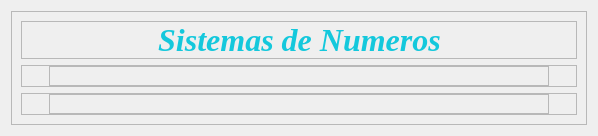
            <widget class="QWidget" name="page_uno">
             <layout class="QVBoxLayout" name="verticalLayout_11">
              <item>
               <widget class="QFrame" name="frame_9">
                <property name="styleSheet">
                 <string notr="true">QPushButton{
background-color:rgb(53, 53, 79);
color: rgb(20, 200, 220);
border-top-left-radius: 20px;
border-bottom-left-radius: 20px;
border-top-right-radius: 20px;
border-bottom-right-radius: 20px;
font: 75 12pt &quot;Arial Black&quot;;
}
QPushButton:hover{
background-color: rgb(20, 200, 220);
color: white;
border-top-left-radius: 20px;
border-bottom-left-radius: 20px;
border-top-right-radius: 20px;
border-bottom-right-radius: 20px;
font: 75 12pt &quot;Arial Black&quot;;
}</string>
                </property>
                <property name="frameShape">
                 <enum>QFrame::StyledPanel</enum>
                </property>
                <property name="frameShadow">
                 <enum>QFrame::Raised</enum>
                </property>
                <layout class="QVBoxLayout" name="verticalLayout_5">
                 <item>
                  <widget class="QFrame" name="frame_10">
                   <property name="maximumSize">
                    <size>
                     <width>16777215</width>
                     <height>50</height>
                    </size>
                   </property>
                   <property name="frameShape">
                    <enum>QFrame::StyledPanel</enum>
                   </property>
                   <property name="frameShadow">
                    <enum>QFrame::Raised</enum>
                   </property>
                   <layout class="QHBoxLayout" name="horizontalLayout_7">
                    <property name="spacing">
                     <number>0</number>
                    </property>
                    <property name="leftMargin">
                     <number>0</number>
                    </property>
                    <property name="topMargin">
                     <number>0</number>
                    </property>
                    <property name="rightMargin">
                     <number>0</number>
                    </property>
                    <property name="bottomMargin">
                     <number>0</number>
                    </property>
                    <item>
                     <spacer name="horizontalSpacer_10">
                      <property name="orientation">
                       <enum>Qt::Horizontal</enum>
                      </property>
                      <property name="sizeHint" stdset="0">
                       <size>
                        <width>136</width>
                        <height>20</height>
                       </size>
                      </property>
                     </spacer>
                    </item>
                    <item>
                     <widget class="QLabel" name="labelTema_5">
                      <property name="font">
                       <font>
                        <family>Times New Roman</family>
                        <pointsize>24</pointsize>
                        <weight>75</weight>
                        <italic>true</italic>
                        <bold>true</bold>
                       </font>
                      </property>
                      <property name="styleSheet">
                       <string notr="true">color: rgb(20, 200, 220);
</string>
                      </property>
                      <property name="text">
                       <string>Sistemas de Numeros</string>
                      </property>
                      <property name="alignment">
                       <set>Qt::AlignCenter</set>
                      </property>
                     </widget>
                    </item>
                    <item>
                     <spacer name="horizontalSpacer_11">
                      <property name="orientation">
                       <enum>Qt::Horizontal</enum>
                      </property>
                      <property name="sizeHint" stdset="0">
                       <size>
                        <width>135</width>
                        <height>20</height>
                       </size>
                      </property>
                     </spacer>
                    </item>
                   </layout>
                  </widget>
                 </item>
                 <item>
                  <widget class="QFrame" name="frame_11">
                   <property name="maximumSize">
                    <size>
                     <width>16777215</width>
                     <height>75</height>
                    </size>
                   </property>
                   <property name="frameShape">
                    <enum>QFrame::StyledPanel</enum>
                   </property>
                   <property name="frameShadow">
                    <enum>QFrame::Raised</enum>
                   </property>
                   <layout class="QHBoxLayout" name="horizontalLayout_8">
                    <property name="spacing">
                     <number>0</number>
                    </property>
                    <property name="leftMargin">
                     <number>0</number>
                    </property>
                    <property name="topMargin">
                     <number>0</number>
                    </property>
                    <property name="rightMargin">
                     <number>0</number>
                    </property>
                    <property name="bottomMargin">
                     <number>0</number>
                    </property>
                    <item>
                     <spacer name="horizontalSpacer_12">
                      <property name="orientation">
                       <enum>Qt::Horizontal</enum>
                      </property>
                      <property name="sizeHint" stdset="0">
                       <size>
                        <width>25</width>
                        <height>20</height>
                       </size>
                      </property>
                     </spacer>
                    </item>
                    <item>
                     <widget class="QFrame" name="frame_14">
                      <property name="minimumSize">
                       <size>
                        <width>500</width>
                        <height>0</height>
                       </size>
                      </property>
                      <property name="frameShape">
                       <enum>QFrame::StyledPanel</enum>
                      </property>
                      <property name="frameShadow">
                       <enum>QFrame::Raised</enum>
                      </property>
                      <widget class="QLabel" name="labelTema_6">
                       <property name="geometry">
                        <rect>
                         <x>90</x>
                         <y>20</y>
                         <width>131</width>
                         <height>48</height>
                        </rect>
                       </property>
                       <property name="font">
                        <font>
                         <family>Arial Black</family>
                         <pointsize>12</pointsize>
                         <weight>9</weight>
                         <italic>false</italic>
                         <bold>false</bold>
                        </font>
                       </property>
                       <property name="styleSheet">
                        <string notr="true">font: 75 12pt &quot;Arial Black&quot;;
color: rgb(20, 200, 220);
</string>
                       </property>
                       <property name="text">
                        <string>Numero</string>
                       </property>
                       <property name="alignment">
                        <set>Qt::AlignCenter</set>
                       </property>
                      </widget>
                      <widget class="QTextEdit" name="textNumero">
                       <property name="geometry">
                        <rect>
                         <x>210</x>
                         <y>20</y>
                         <width>221</width>
                         <height>41</height>
                        </rect>
                       </property>
                       <property name="font">
                        <font>
                         <family>Times New Roman</family>
                         <pointsize>14</pointsize>
                        </font>
                       </property>
                       <property name="styleSheet">
                        <string notr="true">border: 2px solid rgb(53, 53, 79); 
color: rgb(20, 200, 220);
border-top-left-radius: 20px;
border-bottom-left-radius: 20px;
border-top-right-radius: 20px;
border-bottom-right-radius: 20px;
</string>
                       </property>
                       <property name="verticalScrollBarPolicy">
                        <enum>Qt::ScrollBarAlwaysOff</enum>
                       </property>
                      </widget>
                     </widget>
                    </item>
                    <item>
                     <spacer name="horizontalSpacer_15">
                      <property name="orientation">
                       <enum>Qt::Horizontal</enum>
                      </property>
                      <property name="sizeHint" stdset="0">
                       <size>
                        <width>25</width>
                        <height>20</height>
                       </size>
                      </property>
                     </spacer>
                    </item>
                   </layout>
                  </widget>
                 </item>
                 <item>
                  <widget class="QFrame" name="frame_13">
                   <property name="frameShape">
                    <enum>QFrame::StyledPanel</enum>
                   </property>
                   <property name="frameShadow">
                    <enum>QFrame::Raised</enum>
                   </property>
                   <layout class="QHBoxLayout" name="horizontalLayout_9">
                    <property name="spacing">
                     <number>0</number>
                    </property>
                    <property name="leftMargin">
                     <number>0</number>
                    </property>
                    <property name="topMargin">
                     <number>0</number>
                    </property>
                    <property name="rightMargin">
                     <number>0</number>
                    </property>
                    <property name="bottomMargin">
                     <number>0</number>
                    </property>
                    <item>
                     <spacer name="horizontalSpacer_14">
                      <property name="orientation">
                       <enum>Qt::Horizontal</enum>
                      </property>
                      <property name="sizeHint" stdset="0">
                       <size>
                        <width>25</width>
                        <height>20</height>
                       </size>
                      </property>
                     </spacer>
                    </item>
                    <item>
                     <widget class="QFrame" name="frame_15">
                      <property name="minimumSize">
                       <size>
                        <width>500</width>
                        <height>0</height>
                       </size>
                      </property>
                      <property name="frameShape">
                       <enum>QFrame::StyledPanel</enum>
                      </property>
                      <property name="frameShadow">
                       <enum>QFrame::Raised</enum>
                      </property>
                      <widget class="QRadioButton" name="radioButton">
                       <property name="geometry">
                        <rect>
                         <x>50</x>
                         <y>40</y>
                         <width>181</width>
                         <height>21</height>
                        </rect>
                       </property>
                       <property name="styleSheet">
                        <string notr="true">font: 75 12pt &quot;Arial Black&quot;;
color: rgb(20, 200, 220);
</string>
                       </property>
                       <property name="text">
                        <string>Binario a Decimal</string>
                       </property>
                       <property name="checked">
                        <bool>true</bool>
                       </property>
                      </widget>
                      <widget class="QRadioButton" name="radioButton_2">
                       <property name="geometry">
                        <rect>
                         <x>50</x>
                         <y>70</y>
                         <width>181</width>
                         <height>17</height>
                        </rect>
                       </property>
                       <property name="styleSheet">
                        <string notr="true">font: 75 12pt &quot;Arial Black&quot;;
color: rgb(20, 200, 220);</string>
                       </property>
                       <property name="text">
                        <string>Decimal a Binario</string>
                       </property>
                      </widget>
                      <widget class="QRadioButton" name="radioButton_3">
                       <property name="geometry">
                        <rect>
                         <x>50</x>
                         <y>100</y>
                         <width>231</width>
                         <height>17</height>
                        </rect>
                       </property>
                       <property name="styleSheet">
                        <string notr="true">font: 75 12pt &quot;Arial Black&quot;;
color: rgb(20, 200, 220);
</string>
                       </property>
                       <property name="text">
                        <string>Hexadecimal a Decimal</string>
                       </property>
                      </widget>
                      <widget class="QRadioButton" name="radioButton_4">
                       <property name="geometry">
                        <rect>
                         <x>50</x>
                         <y>130</y>
                         <width>171</width>
                         <height>17</height>
                        </rect>
                       </property>
                       <property name="styleSheet">
                        <string notr="true">font: 75 12pt &quot;Arial Black&quot;;
color: rgb(20, 200, 220);
</string>
                       </property>
                       <property name="text">
                        <string>Octal a Decimal</string>
                       </property>
                      </widget>
                      <widget class="QPushButton" name="pushButton">
                       <property name="geometry">
                        <rect>
                         <x>330</x>
                         <y>110</y>
                         <width>141</width>
                         <height>41</height>
                        </rect>
                       </property>
                       <property name="text">
                        <string>Calcular</string>
                       </property>
                      </widget>
                      <widget class="QLabel" name="labelTema_7">
                       <property name="geometry">
                        <rect>
                         <x>10</x>
                         <y>190</y>
                         <width>131</width>
                         <height>48</height>
                        </rect>
                       </property>
                       <property name="font">
                        <font>
                         <family>Arial Black</family>
                         <pointsize>12</pointsize>
                         <weight>9</weight>
                         <italic>false</italic>
                         <bold>false</bold>
                        </font>
                       </property>
                       <property name="styleSheet">
                        <string notr="true">font: 75 12pt &quot;Arial Black&quot;;
color: rgb(20, 200, 220);
</string>
                       </property>
                       <property name="text">
                        <string>Resultado</string>
                       </property>
                       <property name="alignment">
                        <set>Qt::AlignCenter</set>
                       </property>
                      </widget>
                      <widget class="QLabel" name="labelNumTransformado">
                       <property name="geometry">
                        <rect>
                         <x>140</x>
                         <y>190</y>
                         <width>341</width>
                         <height>41</height>
                        </rect>
                       </property>
                       <property name="font">
                        <font>
                         <family>Times New Roman</family>
                         <pointsize>16</pointsize>
                        </font>
                       </property>
                       <property name="styleSheet">
                        <string notr="true">border: 2px solid rgb(53, 53, 79); 
color: rgb(20, 200, 220);
border-top-left-radius: 20px;
border-bottom-left-radius: 20px;
border-top-right-radius: 20px;
border-bottom-right-radius: 20px;
</string>
                       </property>
                       <property name="text">
                        <string/>
                       </property>
                      </widget>
                     </widget>
                    </item>
                    <item>
                     <spacer name="horizontalSpacer_13">
                      <property name="orientation">
                       <enum>Qt::Horizontal</enum>
                      </property>
                      <property name="sizeHint" stdset="0">
                       <size>
                        <width>25</width>
                        <height>20</height>
                       </size>
                      </property>
                     </spacer>
                    </item>
                   </layout>
                  </widget>
                 </item>
                </layout>
               </widget>
              </item>
             </layout>
            </widget>
